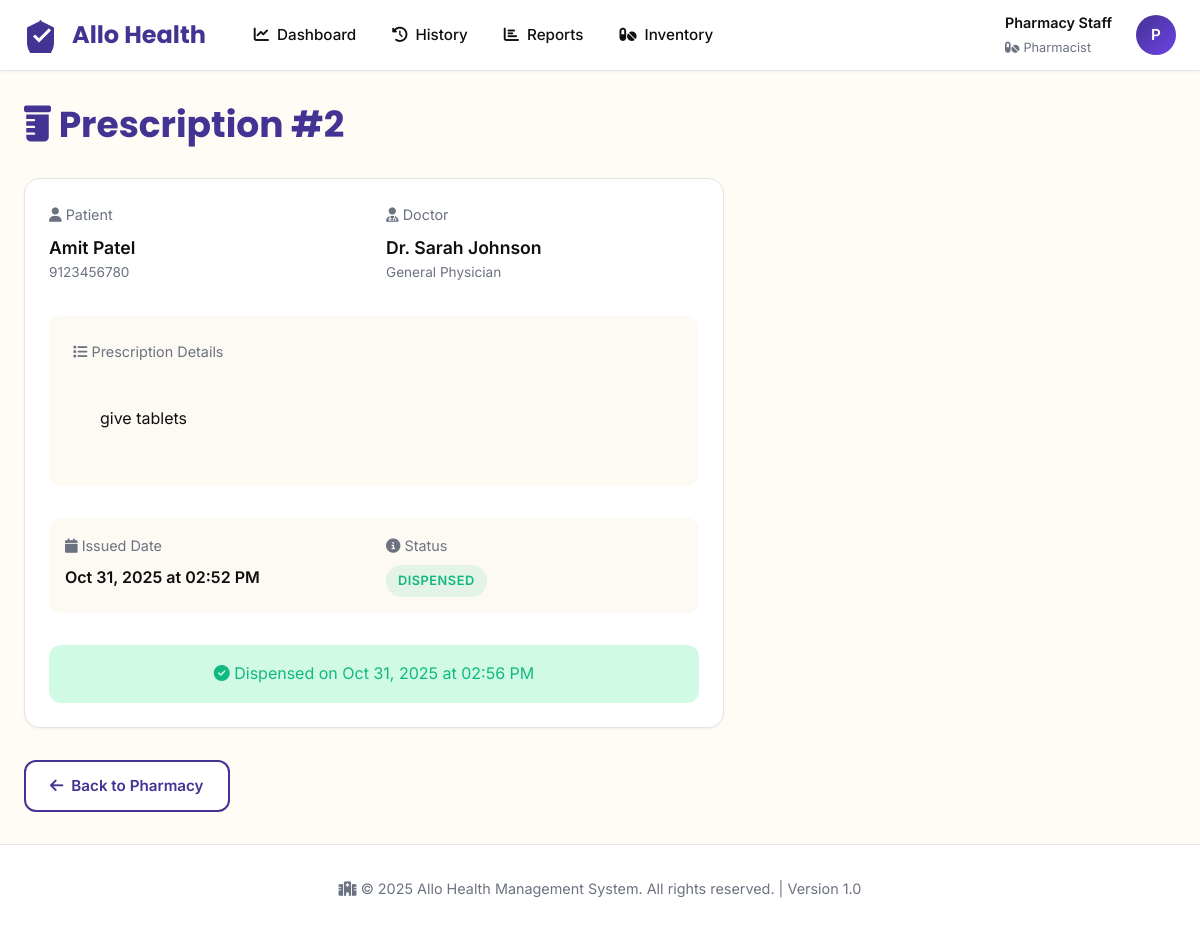
Page /pharmacy/prescription/2 (signed in) on the committed database.
### app.py (models this page shows, shortened)
class User(UserMixin, db.Model):
    __tablename__ = 'users'
    id = db.Column(db.Integer, primary_key=True)
    emp_no = db.Column(db.String(80), unique=True, nullable=False, index=True)
    email = db.Column(db.String(120), unique=True, nullable=False, index=True)
    password_hash = db.Column(db.String(255), nullable=False)
    full_name = db.Column(db.String(120))
    role = db.Column(db.String(20), nullable=False, default='receptionist')  # admin, receptionist, doctor, pharmacist
    is_active = db.Column(db.Boolean, default=True)
    created_at = db.Column(db.DateTime, default=datetime.utcnow)
    doctor_profile = db.relationship('Doctor', backref='user', uselist=False, cascade='all, delete-orphan')
    appointments_created = db.relationship('Appointment', backref='creator', foreign_keys='Appointment.created_by')

class Prescription(db.Model):
    __tablename__ = 'prescriptions'
    id = db.Column(db.Integer, primary_key=True)
    patient_id = db.Column(db.Integer, db.ForeignKey('patients.id'), nullable=True, index=True)  # Changed to nullable=True
    doctor_id = db.Column(db.Integer, db.ForeignKey('doctors.id'), nullable=False, index=True)
    queue_entry_id = db.Column(db.Integer, db.ForeignKey('queue_entries.id'), nullable=True)
    medication_details = db.Column(db.Text, nullable=False)
    status = db.Column(db.String(20), default='Issued', index=True)
    walk_in_name = db.Column(db.String(120))
    walk_in_phone = db.Column(db.String(20))
    created_at = db.Column(db.DateTime, default=datetime.utcnow)
    dispensed_at = db.Column(db.DateTime)
    dispensed_by = db.Column(db.Integer, db.ForeignKey('users.id'))
    queue_entry = db.relationship('QueueEntry', backref='prescriptions')
    dispenser = db.relationship('User', foreign_keys=[dispensed_by])

class Patient(db.Model):
    __tablename__ = 'patients'
    id = db.Column(db.Integer, primary_key=True)
    name = db.Column(db.String(120), nullable=False)
    phone = db.Column(db.String(20), nullable=False, index=True)
    email = db.Column(db.String(120))
    gender = db.Column(db.String(20))
    age = db.Column(db.Integer)
    address = db.Column(db.Text)
    notes = db.Column(db.Text)
    created_at = db.Column(db.DateTime, default=datetime.utcnow)
    appointments = db.relationship('Appointment', backref='patient', lazy='dynamic')
    queue_entries = db.relationship('QueueEntry', backref='patient', lazy='dynamic')
    prescriptions = db.relationship('Prescription', backref='patient', lazy='dynamic')

class Doctor(db.Model):
    __tablename__ = 'doctors'
    id = db.Column(db.Integer, primary_key=True)
    user_id = db.Column(db.Integer, db.ForeignKey('users.id'), nullable=False, unique=True)
    specialization = db.Column(db.String(100), nullable=False, index=True)
    gender = db.Column(db.String(20))
    location = db.Column(db.String(200), index=True)
    phone = db.Column(db.String(20))
    availability = db.Column(db.Text)
    consultation_fee = db.Column(db.Float, default=0.0)
    is_active = db.Column(db.Boolean, default=True)
    created_at = db.Column(db.DateTime, default=datetime.utcnow)
    appointments = db.relationship('Appointment', backref='doctor', lazy='dynamic', cascade='all, delete-orphan')
    queue_entries = db.relationship('QueueEntry', backref='doctor', lazy='dynamic')
    prescriptions = db.relationship('Prescription', backref='doctor', lazy='dynamic')

### app.py (the view)
@app.route('/pharmacy/prescription/<int:id>')
@login_required
@pharmacist_required
def pharmacy_prescription_view(id):
    prescription = Prescription.query.get_or_404(id)
    return render_template('pharmacy_prescription_view.html',
                         prescription=prescription)

### app.py (called while the page is built)
@login_manager.user_loader
def load_user(user_id):
    return User.query.get(int(user_id))

def pharmacist_required(f):
    @wraps(f)
    def decorated_function(*args, **kwargs):
        if not current_user.is_authenticated or current_user.role != 'pharmacist':
            flash('You do not have permission to access this page.', 'danger')
            return redirect(url_for('dashboard'))
        return f(*args, **kwargs)
    return decorated_function

@app.template_filter('datetime_format')
def datetime_format(value, format='%b %d, %Y at %I:%M %p'):
    if value is None:
        return ''
    return value.strftime(format)

@app.template_filter('status_badge')
def status_badge(status):
    status_classes = {
        'Booked': 'primary',
        'Completed': 'success',
        'Canceled': 'secondary',
        'No-Show': 'warning',
        'Waiting': 'info',
        'With Doctor': 'warning',
        'Issued': 'info',
        'Dispensed': 'success'
    }
    return status_classes.get(status, 'secondary')

### templates/pharmacy_prescription_view.html (shortened to what this page needs)
{% extends "base.html" %}  {% block extra_css %}
<link
  rel="stylesheet"
  href="https://cdnjs.cloudflare.com/ajax/libs/font-awesome/6.4.0/css/all.min.css"
/>
{% endblock %} {% block content %}
<div class="page-header">
  <h1 class="page-title">
    <i class="fas fa-prescription-bottle"></i> Prescription #{{ prescription.id
    }}
  </h1>
</div>
<div class="card" style="max-width: 700px">
  <div class="grid grid-cols-2" style="margin-bottom: 2rem">
    <div>
      <p
        style="
          color: var(--text-gray);
          font-size: 0.9rem;
          margin-bottom: 0.5rem;
        "
      >
        <i class="fas fa-user"></i> Patient
      </p>
      <p style="font-weight: 600; font-size: 1.1rem">
        {{ prescription.patient.name }}
      </p>
      <p style="color: var(--text-gray); font-size: 0.85rem">
        {{ prescription.patient.phone }}
      </p>
    </div>
    <div>
      <p
        style="
          color: var(--text-gray);
          font-size: 0.9rem;
          margin-bottom: 0.5rem;
        "
      >
        <i class="fas fa-user-md"></i> Doctor
      </p>
      <p style="font-weight: 600; font-size: 1.1rem">
        Dr. {{ prescription.doctor.user.full_name }}
      </p>
      <p style="color: var(--text-gray); font-size: 0.85rem">
        {{ prescription.doctor.specialization }}
      </p>
    </div>
  </div>
  <div
    style="
      background: var(--bg-soft);
      padding: 1.5rem;
      border-radius: 12px;
      margin-bottom: 2rem;
    "
  >
    <p
      style="color: var(--text-gray); font-size: 0.9rem; margin-bottom: 0.75rem"
    >
      <i class="fas fa-list"></i> Prescription Details
    </p>
    <p style="white-space: pre-wrap; line-height: 1.8">
      {{ prescription.medication_details }}
    </p>
  </div>
  <div
    class="grid grid-cols-2"
    style="
      margin-bottom: 2rem;
      padding: 1rem;
      background: var(--bg-soft);
      border-radius: 12px;
    "
  >
    <div>
      <p
        style="
          color: var(--text-gray);
          font-size: 0.9rem;
          margin-bottom: 0.5rem;
        "
      >
        <i class="fas fa-calendar"></i> Issued Date
      </p>
      <p style="font-weight: 600">
        {{ prescription.created_at|datetime_format }}
      </p>
    </div>
    <div>
      <p
        style="
          color: var(--text-gray);
          font-size: 0.9rem;
          margin-bottom: 0.5rem;
        "
      >
        <i class="fas fa-info-circle"></i> Status
      </p>
      <p>
        <span class="badge badge-{{ prescription.status|status_badge }}"
          >{{ prescription.status }}</span
        >
      </p>
    </div>
  </div>
  {% if prescription.status == 'Issued' %}
  <form
    method="POST"
    action="{{ url_for('pharmacy_dispense', id=prescription.id) }}"
  >
    <button type="submit" class="btn btn-primary" style="width: 100%">
      <i class="fas fa-check"></i> Mark as Dispensed
    </button>
  </form>
  {% else %}
  <p
    style="
      text-align: center;
      color: var(--success);
      padding: 1rem;
      background: #d1fae5;
      border-radius: 12px;
    "
  >
    <i class="fas fa-check-circle"></i> Dispensed on {{
    prescription.dispensed_at|datetime_format }}
  </p>
  {% endif %}
</div>
<div style="margin-top: 2rem">
  <a href="{{ url_for('pharmacy') }}" class="btn btn-secondary"
    ><i class="fas fa-arrow-left"></i> Back to Pharmacy</a
  >
</div>
{% endblock %}

### templates/base.html (shortened to what this page needs)
<!DOCTYPE html>
<html lang="en">
  <head>
    <link
      rel="stylesheet"
      href="https://cdnjs.cloudflare.com/ajax/libs/font-awesome/6.4.0/css/all.min.css"
    />
    {% block extra_css %}{% endblock %}
  </head>
  <body>
    <nav class="navbar">
      <div class="navbar-container">
        {% if current_user.is_authenticated and current_user.role == 'doctor' %}
        <a href="{{ url_for('doctor_dashboard') }}" class="navbar-brand">
          <svg viewBox="0 0 24 24" fill="currentColor">
            <path
              d="M12 2L2 7v10c0 5.55 3.84 10.74 9 12 5.16-1.26 9-6.45 9-12V7l-10-5z"
            />
            <path
              d="M10 17l-4-4 1.41-1.41L10 14.17l6.59-6.59L18 9l-8 8z"
              fill="white"
            />
          </svg>
          <span>Allo Health</span>
        </a>
        {% elif current_user.is_authenticated and current_user.role ==
        'pharmacist' %}
        <a href="{{ url_for('pharmacy') }}" class="navbar-brand">
          <svg viewBox="0 0 24 24" fill="currentColor">
            <path
              d="M12 2L2 7v10c0 5.55 3.84 10.74 9 12 5.16-1.26 9-6.45 9-12V7l-10-5z"
            />
            <path
              d="M10 17l-4-4 1.41-1.41L10 14.17l6.59-6.59L18 9l-8 8z"
              fill="white"
            />
          </svg>
          <span>Allo Health</span>
        </a>
        {% endif %}
        <ul class="navbar-menu" id="navbarMenu">
          {% if current_user.is_authenticated and current_user.role ==
          'pharmacist' %}
          <li>
            <a
              href="{{ url_for('pharmacy') }}"
              class="navbar-link {% if request.endpoint == 'pharmacy' %}active{% endif %}"
              title="Dashboard"
            >
              <i class="fas fa-chart-line"></i>
              <span>Dashboard</span>
            </a>
          </li>
          <li>
            <a
              href="{{ url_for('pharmacy_prescription_history') }}"
              class="navbar-link {% if request.endpoint == 'pharmacy_prescription_history' %}active{% endif %}"
              title="Prescription History"
            >
              <i class="fas fa-history"></i>
              <span>History</span>
            </a>
          </li>
          <li>
            <a
              href="{{ url_for('pharmacy_reports') }}"
              class="navbar-link {% if request.endpoint == 'pharmacy_reports' %}active{% endif %}"
              title="Reports"
            >
              <i class="fas fa-chart-bar"></i>
              <span>Reports</span>
            </a>
          </li>
          <li>
            <a
              href="{{ url_for('pharmacy_inventory') }}"
              class="navbar-link {% if request.endpoint and 'inventory' in request.endpoint %}active{% endif %}"
              title="Inventory"
            >
              <i class="fas fa-pills"></i>
              <span>Inventory</span>
            </a>
          </li>
          {% endif %}
        </ul>
        <div class="navbar-user">
          {% if current_user.is_authenticated %}
          <div class="user-info">
            <div class="user-name">
              {{ current_user.full_name or current_user.emp_no }}
            </div>
            <div class="user-role">
              {% if current_user.role == 'admin' %}
              <i class="fas fa-crown"></i>
              <span>Administrator</span>
              {% elif current_user.role == 'receptionist' %}
              <i class="fas fa-headset"></i>
              <span>Receptionist</span>
              {% elif current_user.role == 'doctor' %}
              <i class="fas fa-stethoscope"></i>
              <span>Doctor</span>
              {% elif current_user.role == 'pharmacist' %}
              <i class="fas fa-pills"></i>
              <span>Pharmacist</span>
              {% else %}
              <i class="fas fa-user"></i>
              <span>Staff</span>
              {% endif %}
            </div>
          </div>
          <div class="user-dropdown" id="userDropdown">
            <div class="user-avatar" onclick="toggleDropdown(event)">
              {{ current_user.emp_no[0].upper() if current_user.emp_no else 'U'
              }}
            </div>
          </div>
          {% endif %}
        </div>
      </div>
    </nav>
    <main class="main-content">{% block content %}{% endblock %}</main>
    <footer>
      <div class="footer-content">
        <p>
          <i class="fas fa-hospital"></i> &copy; 2025 Allo Health Management
          System. All rights reserved. | Version 1.0
        </p>
      </div>
    </footer>
  </body>
</html>

### templates/base.html (style rules this page uses)
:root { --primary-purple: #433393; --primary-light: #6e42e5; --primary-dark: #2d2366; --accent-yellow: #ffc107; --accent-teal: #14b8a6; --bg-cream: #fffcf6; --bg-soft: #fdf9f3; --text-dark: #0f0f0f; --text-gray: #6b7280; --border-gray: #e5e5e5; --success: #10b981; --warning: #f59e0b; --error: #ef4444; --info: #3b82f6; }
* { margin: 0; padding: 0; box-sizing: border-box; }
body { font-family: "Inter", -apple-system, BlinkMacSystemFont, "Segoe UI", sans-serif; background-color: var(--bg-cream); color: var(--text-dark); line-height: 1.6; min-height: 100vh; display: flex; flex-direction: column; }
h1, h2, h3, h4, h5, h6 { font-family: "Poppins", sans-serif; font-weight: 600; line-height: 1.2; }
.navbar { background: white; border-bottom: 1px solid var(--border-gray); position: sticky; top: 0; z-index: 1000; box-shadow: 0 1px 3px rgba(0, 0, 0, 0.05); }
.navbar-container { max-width: 1400px; margin: 0 auto; padding: 0 1.5rem; display: flex; align-items: center; justify-content: space-between; height: 70px; }
.navbar-brand { display: flex; align-items: center; gap: 0.75rem; font-size: 1.5rem; font-weight: 700; color: var(--primary-purple); text-decoration: none; font-family: "Poppins", sans-serif; white-space: nowrap; }
.navbar-brand svg { width: 36px; height: 36px; }
.navbar-menu { display: flex; align-items: center; gap: 0.25rem; list-style: none; flex: 1; margin-left: 2rem; }
.navbar-link { color: var(--text-dark); text-decoration: none; font-weight: 500; font-size: 0.95rem; padding: 0.5rem 1rem; border-radius: 8px; transition: all 0.2s; position: relative; display: flex; align-items: center; gap: 0.5rem; white-space: nowrap; }
.navbar-user { display: flex; align-items: center; gap: 1.5rem; margin-left: auto; }
.user-info { text-align: right; display: flex; flex-direction: column; gap: 0.25rem; }
.user-name { font-weight: 600; font-size: 0.9rem; color: var(--text-dark); }
.user-role { font-size: 0.8rem; color: var(--text-gray); display: flex; align-items: center; gap: 0.25rem; }
.user-avatar { width: 40px; height: 40px; border-radius: 50%; background: linear-gradient( 135deg, var(--primary-purple), var(--primary-light) ); color: white; display: flex; align-items: center; justify-content: center; font-weight: 600; font-size: 0.95rem; cursor: pointer; transition: all 0.2s; }
.user-dropdown { position: relative; }
.main-content { flex: 1; max-width: 1400px; margin: 0 auto; padding: 2rem 1.5rem; width: 100%; }
.page-header { margin-bottom: 2rem; }
.page-title { font-size: 2.25rem; font-weight: 700; color: var(--primary-purple); margin-bottom: 0.5rem; }
.btn { display: inline-flex; align-items: center; gap: 0.5rem; padding: 0.75rem 1.5rem; border: none; border-radius: 12px; font-weight: 600; font-size: 0.95rem; cursor: pointer; transition: all 0.2s; text-decoration: none; font-family: "Inter", sans-serif; }
.btn-secondary { background: white; color: var(--primary-purple); border: 2px solid var(--primary-purple); }
.card { background: white; border-radius: 16px; padding: 1.5rem; box-shadow: 0 1px 3px rgba(0, 0, 0, 0.05); border: 1px solid var(--border-gray); transition: all 0.2s; }
.badge { display: inline-flex; align-items: center; gap: 0.35rem; padding: 0.375rem 0.75rem; border-radius: 20px; font-size: 0.8rem; font-weight: 600; text-transform: uppercase; letter-spacing: 0.5px; }
.badge-success { background: rgba(16, 185, 129, 0.1); color: var(--success); }
.grid { display: grid; gap: 1.5rem; }
.grid-cols-2 { grid-template-columns: repeat(2, 1fr); }
footer { background: white; border-top: 1px solid var(--border-gray); padding: 2rem 1.5rem; margin-top: auto; }
.footer-content { max-width: 1400px; margin: 0 auto; text-align: center; color: var(--text-gray); font-size: 0.9rem; }

### rows in the picture
User: full_name "Pharmacy Staff", emp_no "P"
Prescription: id "2", medication_details "give tablets", created_at "Oct 31, 2025 at 02:52 PM", status "DISPENSED", dispensed_at "Oct 31, 2025 at 02:56 PM"
Patient: patient.name "Amit Patel", patient.phone "9123456780"
User: doctor.user.full_name "Sarah Johnson"
Doctor: doctor.specialization "General Physician"
